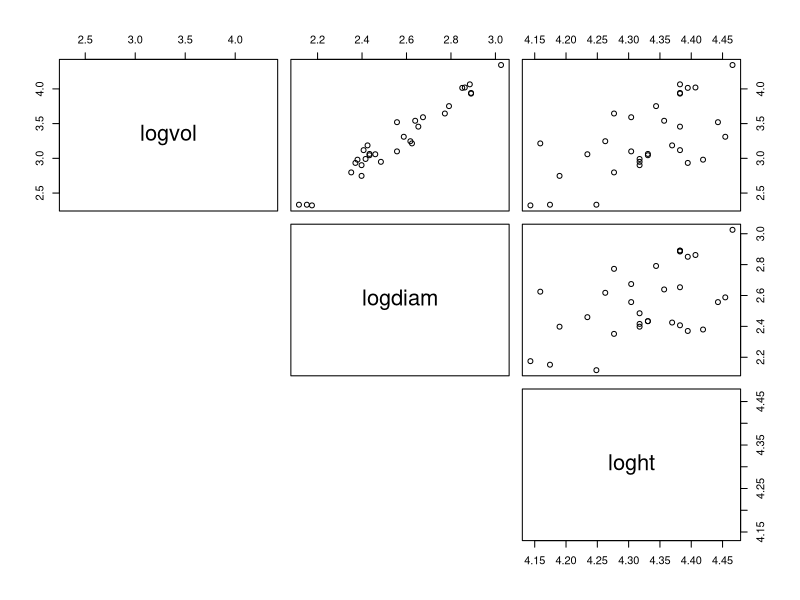
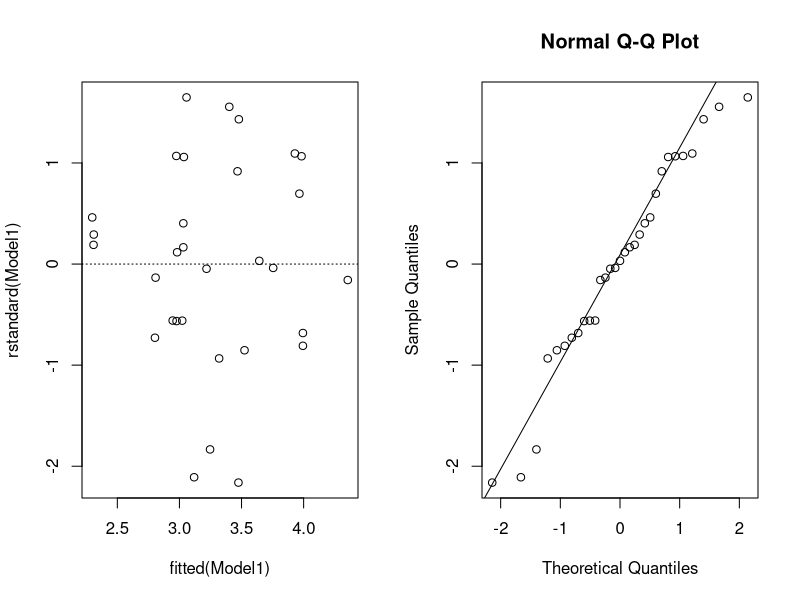

Reproduce these figures in R, in order.
## ---- chunk 1
trees1 <- read.csv("trees1.csv")
pairs(trees1, lower.panel = NULL)
## ---- chunk 2
Model1 <- lm(logvol ~ logdiam + loght, data = trees1)
## ---- chunk 3
par(mfrow=c(1,2))
plot(rstandard(Model1) ~ fitted(Model1))
abline(h=0, lty=3)
qqnorm(rstandard(Model1))
qqline(rstandard(Model1))
## ---- chunk 4
summary(Model1)
## ---- chunk 5
anova(Model1)
## ---- chunk 6
X <- model.matrix(~ logdiam + loght, data = trees1)
solve(t(X) %*% X)
## ---- chunk 7
sqrt(0.1855 / 28 * 0.8494646)
## ---- chunk 8
qt(p = 0.975, df = 28)
## ---- chunk 9
cat(paste(round(1.98265 + 2.048407 * 0.07501,6),round(1.98265 - 2.048407 * 0.07501,6),sep="\n"))
## ---- chunk 10
confint(Model1)
## ---- chunk 11
predframe <- data.frame(logdiam = 2.4, loght = 4.3)
predict(Model1, int = "c", newdata = predframe)
## ---- chunk 12
predict(Model1, int = "p", newdata = predframe)
